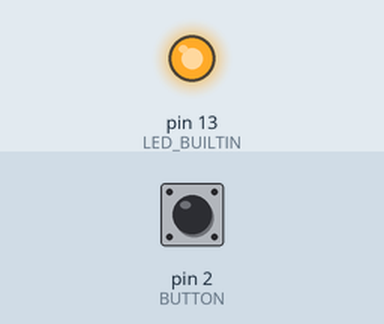
This sketch was run on a simulated Arduino Uno, built with avr-gcc and run on an emulated ATmega328P. Parts: output pins drawn as LEDs (lit = HIGH). The test bench sets the inputs (shaded band); at power-on: pin 2 (BUTTON) HIGH. What the sketch prints to the serial monitor is not drawn.

Above: at 1.2 s.
1.3 s: pin 2 (BUTTON) pulled LOW for 0.15 s
At 1.37 s:
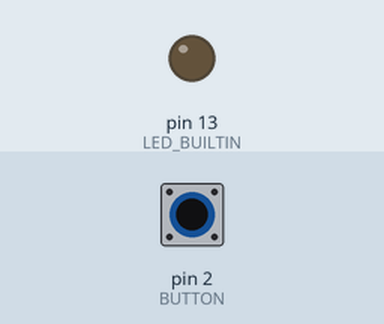
2.9 s: pin 2 (BUTTON) pulled LOW for 3.2 s
At 7.2 s:
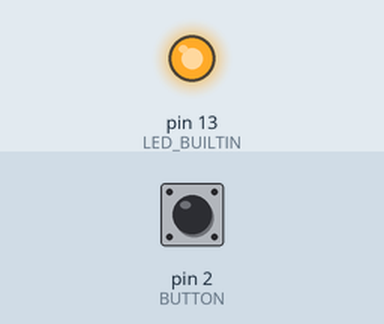
Timing chart, 0 to 8.7 s (numbered marks = the images above; inputs shaded):
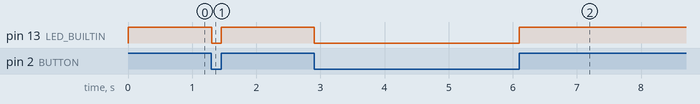

Measured:
- after the input at 1.3 s, pin 13 (LED_BUILTIN): HIGH → LOW at once, → HIGH 0.15 s later
- after the input at 2.9 s, pin 13 (LED_BUILTIN): HIGH → LOW at once, → HIGH 3.2 s later

The sketch:

button.ino
```cpp
void setup() {
  Serial.begin(9600);
  pinMode(LED_BUILTIN, OUTPUT);
  pinMode(2, INPUT);
}

const int BUTTON = 2;

void loop() {
  int state = digitalRead(BUTTON);
  Serial.println(state);
  digitalWrite(LED_BUILTIN, state == 0 ? LOW : HIGH);
  delay(1);
}
```
